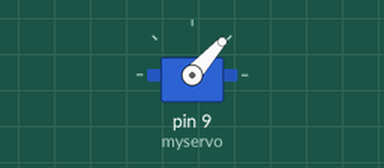
Simulated run of this sketch. Board: Arduino Uno, built with avr-gcc and run on an emulated ATmega328P. Parts: servo.

Above: at 0.05 s.
At 0.65 s:
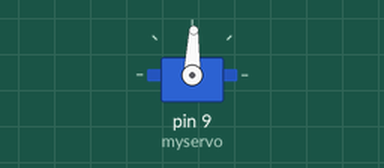
At 1.1 s:
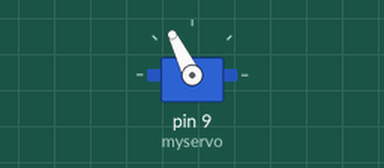
At 2.2 s:
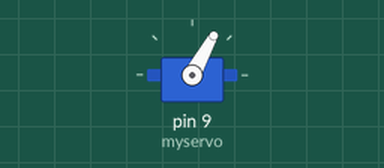
Timing chart, 0 to 5.6 s (numbered marks = the images above):
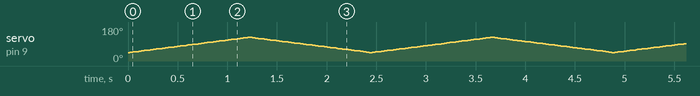

The sketch:

Servo_Swing_Pendulum.ino
```cpp
#include <Servo.h>

Servo myservo;  // Create servo object to control a servo
int pos = 45;   // Initial position
int increment = 1; // Increment value for each step
int delayTime = 15; // Delay time in milliseconds for smooth movement

void setup() {
  myservo.attach(9);  // Attach the servo on pin 9 to the servo object
}

void loop() {
  // Swing from 45 to 125 degrees
  for (pos = 45; pos <= 125; pos += increment) {
    myservo.write(pos);  // Move the servo to the current position
    delay(delayTime);  // Wait for the servo to reach the position
  }

  // Swing back from 125 to 45 degrees
  for (pos = 125; pos >= 45; pos -= increment) {
    myservo.write(pos);  // Move the servo to the current position
    delay(delayTime);  // Wait for the servo to reach the position
  }
}
```
